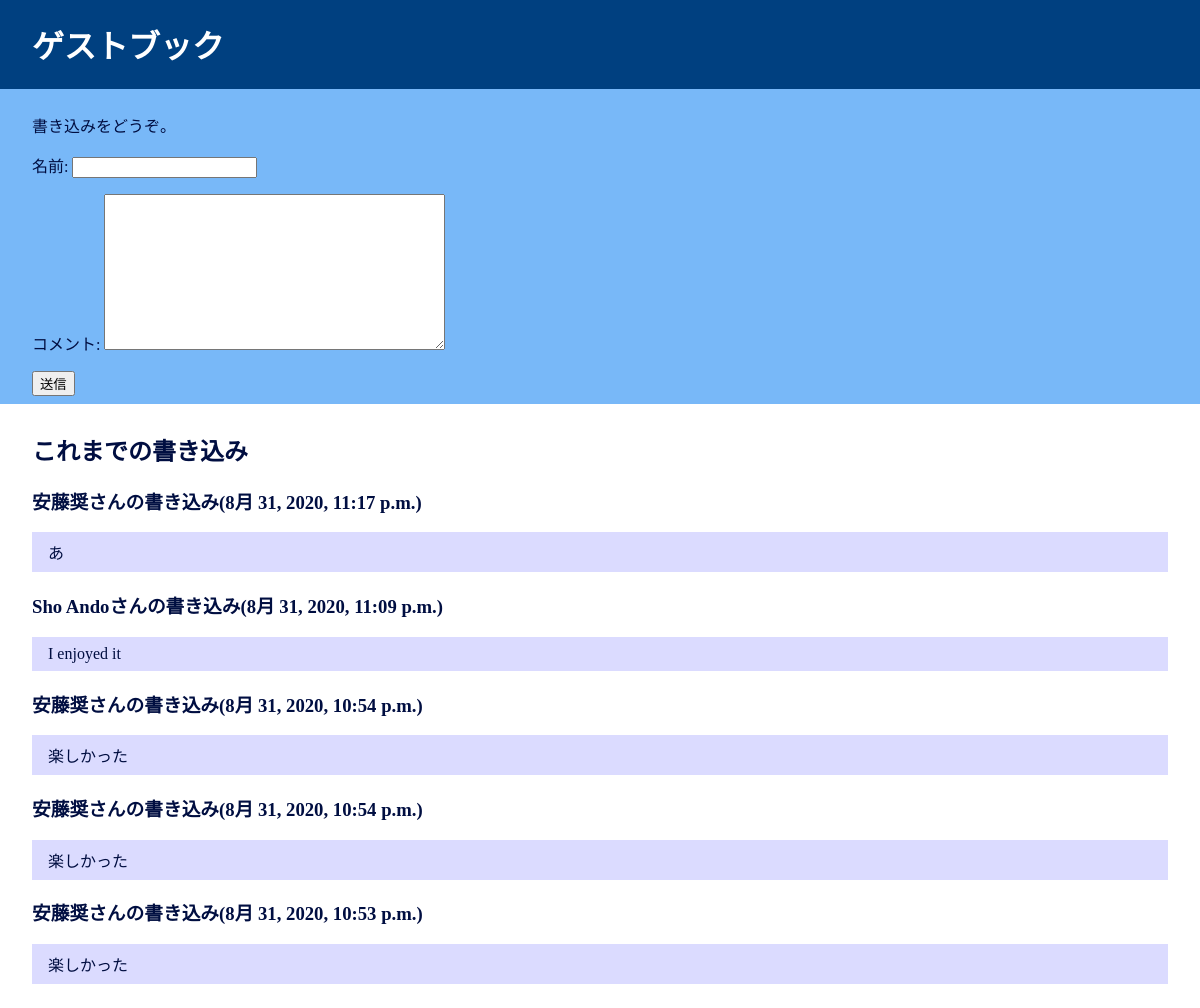
The page / on the database its author committed.
### guestbook/models.py (models this page shows, shortened)
class Greeting(models.Model):
  name = models.CharField(verbose_name='名前', max_length=100,
                           blank=False, null=False)
  comment = models.TextField(verbose_name='コメント')
  created_at = models.DateTimeField(verbose_name='投稿日時', default=now)
  class Meta:
    db_table = 'greeting'

### guestbook/views.py (the view)
# urls.py: path('', views.index, name="index"),
def index(request):
  if request.method == 'POST':
    form = GreetingForm(request.POST)
    if form.is_valid():
      form.save()
      form.clean()
  else:
    form = GreetingForm()
  greetings = Greeting.objects.order_by('-created_at')[:5]
  return TemplateResponse(request, 'guestbook/index.html', { 'greetings': greetings, 'form': form })

### guestbook/forms.py
class GreetingForm(forms.ModelForm):
  class Meta:
    model = Greeting
    fields = ('name', 'comment')

### templates/guestbook/index.html (shortened to what this page needs)
{% load static %}
<!DOCTYPE html>
<html lang="ja">
<head>
    <link rel="stylesheet" href="{% static 'guestbook/css/style.css' %}" type="text/css">
</head>
<body>
<h1> ゲストブック</h1>
<form action="/" method="post">{% csrf_token %}
    <p>書き込みをどうぞ。</p>
    {{ form.as_p }}
<input type="submit" value="送信">
</form>
<div class="entries-area">
{% if greetings %}
<h2>これまでの書き込み</h2>
{% for greeting in greetings %}
    <h3>{{ greeting.name }}さんの書き込み({{ greeting.created_at }})</h3>
    {{ greeting.comment |linebreaks }}
{% endfor %}
{% endif %}
</div>
</body>
</html>

### static/guestbook/css/style.css (style rules this page uses)
body { margin: 0; padding: 0; color: #000E41; background-color: #004080; }
h1 { padding: 0 1em; color: #FFFFFF; }
form { padding: 0.5em 2em; background-color: #78B8F8; }
.entries-area { padding: 0.5em 2em; background-color: #FFFFFF; }
.entries-area p { padding: 0.5em 1em; background-color: #DBDBFF; }

### rows shown on the page
Greeting: name "安藤奨", created_at "8月 31, 2020, 11:17 p.m.", comment "あ"
Greeting: name "Sho Ando", created_at "8月 31, 2020, 11:09 p.m.", comment "I enjoyed it"
Greeting: name "安藤奨", created_at "8月 31, 2020, 10:54 p.m.", comment "楽しかった"
Greeting: name "安藤奨", created_at "8月 31, 2020, 10:54 p.m.", comment "楽しかった"
Greeting: name "安藤奨", created_at "8月 31, 2020, 10:53 p.m.", comment "楽しかった"
